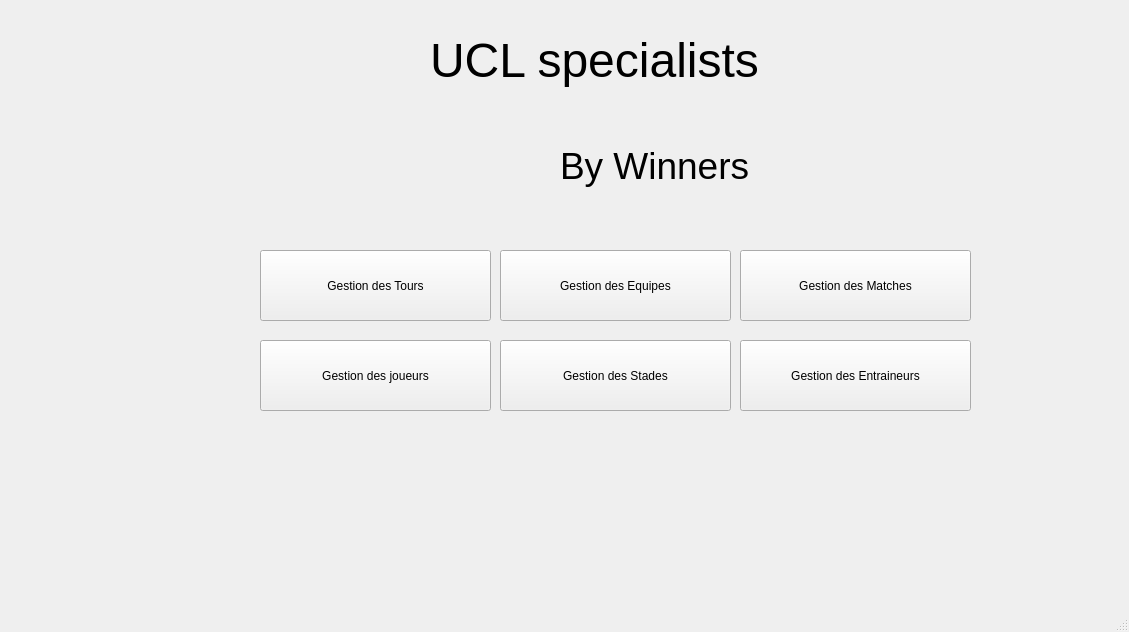
<?xml version="1.0" encoding="UTF-8"?>
<ui version="4.0">
 <class>MainWindow</class>
 <widget class="QMainWindow" name="MainWindow">
  <property name="geometry">
   <rect>
    <x>0</x>
    <y>0</y>
    <width>1129</width>
    <height>632</height>
   </rect>
  </property>
  <property name="windowTitle">
   <string>MainWindow</string>
  </property>
  <property name="styleSheet">
   <string notr="true">

QPushButton {
    background: qlineargradient(x1:0, y1:0, x2:0, y2:1,
        stop:0 #0037DA, stop:1 #001B6E);
    color: #FFD700;
    border: 2px solid #FFD700;
    border-radius: 7px;
    padding: 10px 20px;
    font: bold 14px 'Verdana';
    min-width: 100px;
}

QPushButton:hover {
    background: qlineargradient(x1:0, y1:0, x2:0, y2:1,
        stop:0 #0028A5, stop:1 #000F3C);
    border: 2px solid #FFFFFF;
}

QMenuBar {
    background: #000000;
    color: #FFD700;
    border-bottom: 2px solid #FFD700;
}

QMenuBar::item:selected {
    background: #0037DA;
}

QStatusBar {
    background: #000000;
    color: #FFD700;
    border-top: 2px solid #FFD700;
}

QToolBar {
    background: #1A1A1A;
    border: 2px solid #FFD700;
    spacing: 5px;
}

QLabel#titleLabel {
    color: #FFD700;
    font: bold 24px 'A
}</string>
  </property>
  <widget class="QWidget" name="centralwidget">
   <widget class="QLabel" name="label_pic">
    <property name="geometry">
     <rect>
      <x>-40</x>
      <y>-10</y>
      <width>1231</width>
      <height>641</height>
     </rect>
    </property>
    <property name="text">
     <string/>
    </property>
    <property name="pixmap">
     <pixmap>images/ucl.jpeg</pixmap>
    </property>
    <property name="scaledContents">
     <bool>true</bool>
    </property>
   </widget>
   <widget class="QPushButton" name="Tours_b">
    <property name="geometry">
     <rect>
      <x>260</x>
      <y>250</y>
      <width>231</width>
      <height>71</height>
     </rect>
    </property>
    <property name="text">
     <string>Gestion des Tours</string>
    </property>
   </widget>
   <widget class="QPushButton" name="pushButton_2">
    <property name="geometry">
     <rect>
      <x>740</x>
      <y>250</y>
      <width>231</width>
      <height>71</height>
     </rect>
    </property>
    <property name="text">
     <string>Gestion des Matches</string>
    </property>
   </widget>
   <widget class="QPushButton" name="pushButton_4">
    <property name="geometry">
     <rect>
      <x>500</x>
      <y>250</y>
      <width>231</width>
      <height>71</height>
     </rect>
    </property>
    <property name="text">
     <string>Gestion des Equipes</string>
    </property>
   </widget>
   <widget class="QPushButton" name="pushButton_5">
    <property name="geometry">
     <rect>
      <x>500</x>
      <y>340</y>
      <width>231</width>
      <height>71</height>
     </rect>
    </property>
    <property name="text">
     <string>Gestion des Stades</string>
    </property>
   </widget>
   <widget class="QPushButton" name="pushButton_6">
    <property name="geometry">
     <rect>
      <x>740</x>
      <y>340</y>
      <width>231</width>
      <height>71</height>
     </rect>
    </property>
    <property name="text">
     <string>Gestion des Entraineurs</string>
    </property>
   </widget>
   <widget class="QLabel" name="label_2">
    <property name="geometry">
     <rect>
      <x>560</x>
      <y>120</y>
      <width>281</width>
      <height>91</height>
     </rect>
    </property>
    <property name="font">
     <font>
      <pointsize>28</pointsize>
     </font>
    </property>
    <property name="text">
     <string>By Winners</string>
    </property>
   </widget>
   <widget class="QLabel" name="label">
    <property name="geometry">
     <rect>
      <x>430</x>
      <y>10</y>
      <width>441</width>
      <height>101</height>
     </rect>
    </property>
    <property name="font">
     <font>
      <pointsize>36</pointsize>
     </font>
    </property>
    <property name="text">
     <string>UCL specialists </string>
    </property>
   </widget>
   <widget class="QPushButton" name="joueur_b">
    <property name="geometry">
     <rect>
      <x>260</x>
      <y>340</y>
      <width>231</width>
      <height>71</height>
     </rect>
    </property>
    <property name="text">
     <string>Gestion des joueurs</string>
    </property>
   </widget>
  </widget>
  <widget class="QStatusBar" name="statusbar"/>
 </widget>
 <resources/>
 <connections/>
</ui>
